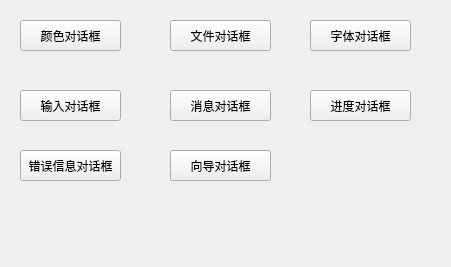
<?xml version="1.0" encoding="UTF-8"?>
<ui version="4.0">
 <class>MyWidget</class>
 <widget class="QWidget" name="MyWidget">
  <property name="geometry">
   <rect>
    <x>0</x>
    <y>0</y>
    <width>451</width>
    <height>267</height>
   </rect>
  </property>
  <property name="windowTitle">
   <string>MyWidget</string>
  </property>
  <widget class="QPushButton" name="pushButton">
   <property name="geometry">
    <rect>
     <x>20</x>
     <y>20</y>
     <width>101</width>
     <height>31</height>
    </rect>
   </property>
   <property name="text">
    <string>颜色对话框</string>
   </property>
  </widget>
  <widget class="QPushButton" name="pushButton_2">
   <property name="geometry">
    <rect>
     <x>170</x>
     <y>20</y>
     <width>101</width>
     <height>31</height>
    </rect>
   </property>
   <property name="text">
    <string>文件对话框</string>
   </property>
  </widget>
  <widget class="QPushButton" name="pushButton_3">
   <property name="geometry">
    <rect>
     <x>310</x>
     <y>20</y>
     <width>101</width>
     <height>31</height>
    </rect>
   </property>
   <property name="text">
    <string>字体对话框</string>
   </property>
  </widget>
  <widget class="QPushButton" name="pushButton_4">
   <property name="geometry">
    <rect>
     <x>20</x>
     <y>90</y>
     <width>101</width>
     <height>31</height>
    </rect>
   </property>
   <property name="text">
    <string>输入对话框</string>
   </property>
  </widget>
  <widget class="QPushButton" name="pushButton_5">
   <property name="geometry">
    <rect>
     <x>170</x>
     <y>90</y>
     <width>101</width>
     <height>31</height>
    </rect>
   </property>
   <property name="text">
    <string>消息对话框</string>
   </property>
  </widget>
  <widget class="QPushButton" name="pushButton_6">
   <property name="geometry">
    <rect>
     <x>310</x>
     <y>90</y>
     <width>101</width>
     <height>31</height>
    </rect>
   </property>
   <property name="text">
    <string>进度对话框</string>
   </property>
  </widget>
  <widget class="QPushButton" name="pushButton_7">
   <property name="geometry">
    <rect>
     <x>20</x>
     <y>150</y>
     <width>101</width>
     <height>31</height>
    </rect>
   </property>
   <property name="text">
    <string>错误信息对话框</string>
   </property>
  </widget>
  <widget class="QPushButton" name="pushButton_8">
   <property name="geometry">
    <rect>
     <x>170</x>
     <y>150</y>
     <width>101</width>
     <height>31</height>
    </rect>
   </property>
   <property name="text">
    <string>向导对话框</string>
   </property>
  </widget>
  <zorder>pushButton</zorder>
  <zorder>pushButton_2</zorder>
  <zorder>pushButton_3</zorder>
  <zorder>pushButton_4</zorder>
  <zorder>pushButton_5</zorder>
  <zorder>pushButton_6</zorder>
  <zorder>pushButton_8</zorder>
  <zorder>pushButton_7</zorder>
 </widget>
 <resources/>
 <connections/>
</ui>
